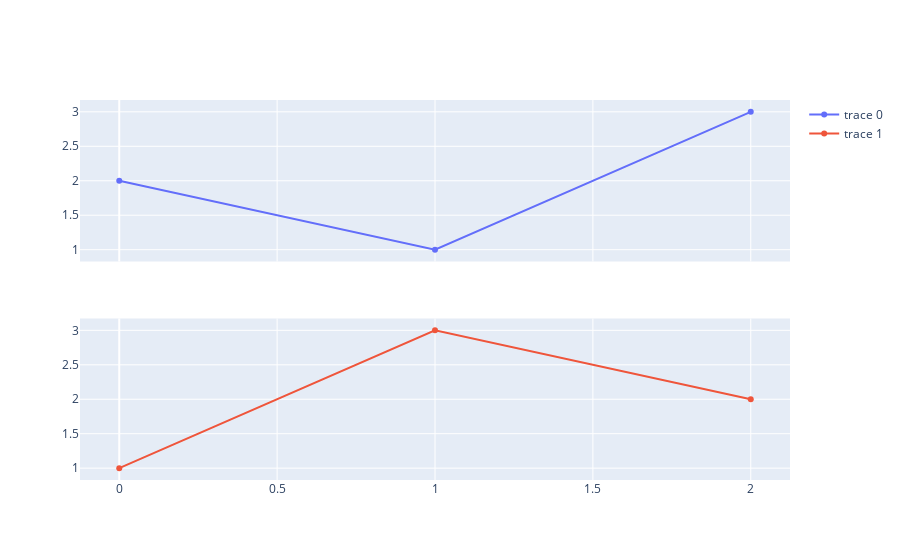

Write notebook code for a chart like this one.
### Markdown cell above
# Example №2

### Code cell
fig = make_subplots(rows=2, shared_xaxes=True)

fig.add_scatter(y=[2, 1, 3], row=1, col=1) 
fig.add_scatter(y=[1, 3, 2], row=2, col=1)

### Figure 1 — Plotly figure (JSON) as saved in the notebook; plotly's stock layout.template omitted (floating-point values rounded to 4 significant figures)
{"data": [{"type": "scatter", "xaxis": "x", "y": [2, 1, 3], "yaxis": "y"}, {"type": "scatter", "xaxis": "x2", "y": [1, 3, 2], "yaxis": "y2"}], "layout": {"xaxis": {"anchor": "y", "domain": [0, 1], "matches": "x2", "showticklabels": false}, "xaxis2": {"anchor": "y2", "domain": [0, 1]}, "yaxis": {"anchor": "x", "domain": [0.575, 1]}, "yaxis2": {"anchor": "x2", "domain": [0, 0.425]}}}
